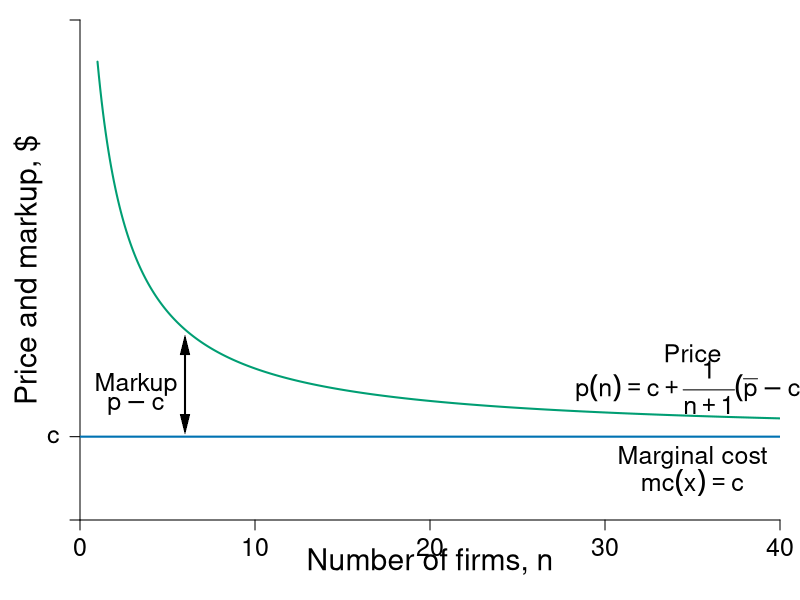

This figure's R source:
require(shape)
pdf(file = "competitionmarkets/markup_nfirms_general.pdf", width = 9, height = 7)

#Set parameters for graphics
pointsize <- 1.8
axislabelsize <- 1.8
labelsize <- 1.5
namesize <- 1.8
annotatesize <- 1.5
graphlinewidth <- 2
segmentlinewidth <- 1.5

COL <- c("#7fc97f", "#beaed4", "#fdc086", "#ffff99", "#386cb0", "#f0027f", "#bf5b17", "#666666")
COLA <- c("#e0f3db", "#99d8c9","#66c2a4","#41ae76", "#238b45", "#005824")
COLB <- c("#c6dbef", "#4eb3d3", "#2b8cbe", "#0868ac","#084081")
grays <- gray.colors(25, start = 1, end = 0)
CBCols <- c("#009E73","#0072B2","#E69F00","#CC79A7", "#F0E442")

par(mar =  c(4, 4, 1, 1))

marketProfit <- function(n, s = 0.5, pmax = 20, c1 = 2) {
  n*(1/(n+1)^2)*(pmax - c1)^2/(s)
}

consumerSurplus <- function(n, s = 0.5, pmax = 20, c1 = 2) {
  (1/2)*(pmax - (c1 + ((1/(n+1))*(pmax -c1)  )) )*(n/(n+1))*( (pmax - c1)/(s))
}

markUp <- function(n, pmax = 20, c1 = 2) {
  c1 + (1/(n+1))*(pmax - c1)
}


xlims <- c(0, 40)
ylims <- c(0, 12)

npts <- 501 
x <- seq(xlims[1], xlims[2], length.out = npts)
y <- seq(ylims[1], ylims[2], length.out = npts) 
a <- c(46.08, 55, 64)
b <- c(46.08, 55, 64)

plot(0, 0, xlim = xlims, ylim = ylims, type = "n",
     xlab = expression(paste("")),
     ylab = expression(paste("")), 
     xaxt = "n", 
     yaxt = "n", 
     cex.lab = axislabelsize, 
     bty = "n",
     xaxs="i", 
     yaxs="i")

# ticksy <- seq(from = 0, to = ylims[2], by = 2)
# ylabels <- seq(from = 0, to = ylims[2], by = 2)
ticksx <- seq(from = 0, to = xlims[2], by = 10)
xlabels <- seq(from = 0, to = xlims[2], by = 10)
ticksy <- c(0, 2, ylims[2])
ylabels <- c(NA, expression(c), NA)
# ticksx <- c(0, xlims[2])
# xlabels <- c(NA, NA)

axis(1, at = ticksx, pos = 0, labels = xlabels, cex.axis = labelsize)

#text(x = c(0, 12, 18, 36, xlims[2]), par("usr")[3] - 0.4, labels = xlabels, srt = 0, pos = 1, xpd = TRUE)

axis(2, at = ticksy, pos = 0, labels = ylabels, las = 1, cex.axis = labelsize)

npts <- 500 
xx1 <- seq(xlims[1], xlims[2], length.out = npts)
xx2 <- seq(1, xlims[2], length.out = npts)

lines(xx2, markUp(xx2, pmax = 20, c1 = 2), col = CBCols[1], lwd = graphlinewidth)
#lines(xx2, marketProfit(xx2, s = 1/2, pmax = 20, c1 = 2), col = COLB[4], lwd = graphlinewidth)

segments(0, 2, xlims[2], 2, lty = 1, col = CBCols[2] , lwd = graphlinewidth)
# segments(12, 0, 12, 12, lty = 2, col = "gray" , lwd = segmentlinewidth)

#mtext(expression(paste("A's output, ", x^A)), side=1, line = 2.5, cex = axislabelsize)
text(0.5*(xlims[2]), -1, expression(paste("Number of firms, ", n)), xpd = TRUE, cex = axislabelsize) 
text(-3, 0.5*ylims[2], expression(paste("Price and markup, $")), xpd = TRUE, cex = axislabelsize, srt = 90) 

#segments(4.11765, 6.17647, 5.88, 8.88, lty = 1, col = COL[2] , lwd = graphlinewidth)
#text(7.3, 3, expression("Pareto Efficient"))
#text(7.3, 2.5, expression("Curve"))
#Arrows(7.3, 3.5, 7.3, 6.1, col = "black", lty = 1, lwd = 2, arr.type = "triangle", arr.lwd = 0.5)

#Label the iso-welfare functions for the HG, Aisha
# text(3.8, 1.5, expression(u[1]^A))
# text(4.6, 1.5, expression(u[2]^A))
# text(5.5, 1.5, expression(u[3]^A))
#text(6.6, 8.3, expression(u[4]^A))

#Label the indifference curves for the HG, Betty
# text(7.6, 17, expression(u[1]^B))
# text(6.75, 17, expression(u[2]^B))
# text(6, 17, expression(u[3]^B))
#text(3.4, 6.9, expression(v[4]^B))

#Label point i. 
# points(12, 12, pch = 16, col = "black", cex = 1.5)
# text(16.5, 12.5, expression(paste("Nash Equilibrium")))
# text(11.3, 11.3, expression(paste("n")))

#Annotate Pareto Efficient Curve and relevant points
# segments(8, 6, 6, 8, lty = 1, col = COL[2] , lwd = graphlinewidth)
# points(6, 8, pch = 16, col = "black", cex = 1.5)
# text(6, 8.5, expression(paste("g")))
# 
# points(8, 6, pch = 16, col = "black", cex = 1.5)
# text(7, 7.5, expression(paste("i")))
# 
# points(7, 7, pch = 16, col = "black", cex = 1.5)
# text(8, 6.5, expression(paste("f")))

#points(5.84, 8.77, pch = 16, col = "black", cex = 1.5)

#Mark-up
text(3.2, 3.25, expression(paste("Markup")), cex = labelsize)
text(3.2, 2.75, expression(paste(p - c)), cex = labelsize)

#text(14, 6, expression(paste("function")))
Arrows(6, 2.3, 6, 4.2, col = "black", lty = 1, code = 3, lwd = 2, arr.type = "triangle", arr.lwd = 0.5)

#Label price
text(35, 4, expression(paste("Price")), cex = labelsize)
text(35, 3.2, expression(paste(p(n) == c + frac(1, n + 1)*(bar(p) - c))), cex = labelsize, xpd = TRUE)

text(35, 1.5, expression(paste("Marginal cost")), cex = labelsize)
text(35, 0.9, expression(paste(mc(x) == c)), cex = labelsize)




dev.off()
